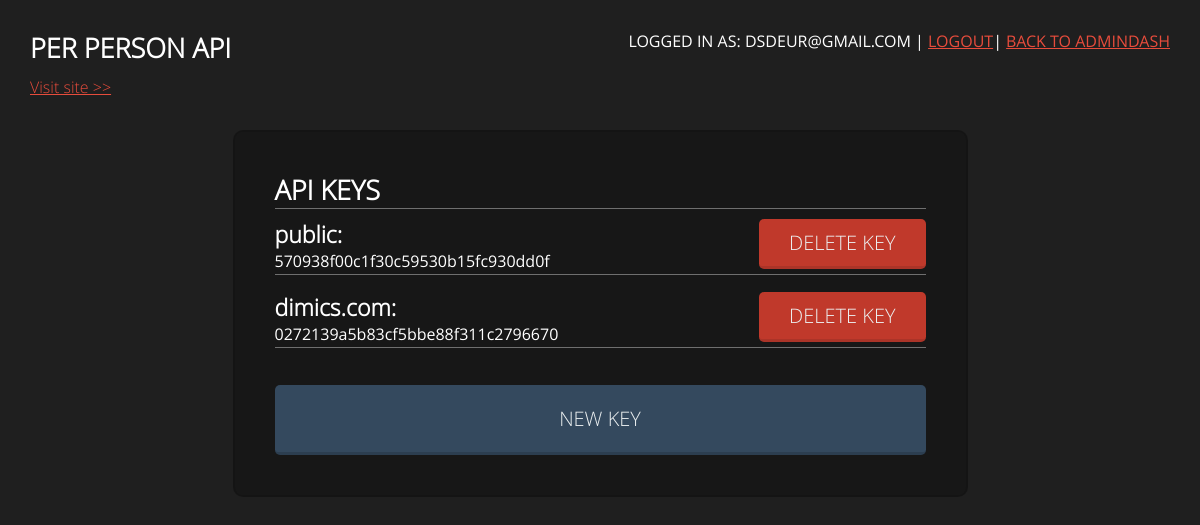
Screenshot of /admin/userconfig.php (signed in) with the database file from the repository.
### tables this page shows
CREATE TABLE IF NOT EXISTS `apikey` (
  `keyid` int(11) NOT NULL AUTO_INCREMENT,
  `url` varchar(200) NOT NULL,
  `userid` int(11) NOT NULL,
  `key` varchar(200) NOT NULL,
  PRIMARY KEY (`keyid`)
);

### inc/checklogin.php (called while the page is built, shortened)
<?php
	if(!isset($_SESSION["email"]) && !isset($_SESSION["userid"])) {
		if(!isset($loginRequired) || $loginRequired != false){
			header("Location: ../". ADMIN_PATH ."/login.php");
		}
	} else {
		$email = $_SESSION["email"];
		$userid = $_SESSION["userid"];
		$is_admin = $_SESSION["is_admin"];
	}
?>

### inc/config.php (called while the page is built, shortened)
<?php
	$config = array(
		"db" => array(
			"dbname" => "perperson",
			"username" => "root",
			"password" => "",
			"host" => "localhost"
		)
	);
	require_once("checklogin.php");
	require_once("database.php");
	$db = new Database();
?>

### inc/database.php (called while the page is built, shortened)
<?php
Class Database {
	private $mysqli = false;
	public function connect($config) {
		if(!$this->mysqli){
			$this->mysqli = new mysqli($config['db']['host'],
							   $config['db']['username'],
							   $config['db']['password'],
							   $config['db']['dbname']);
			if(mysqli_connect_error()) {
				echo mysqli_connect_error();
				return false;
			} else {
				return true;
			}
		} else {
			return true;
		}
	}
	public function getKeys($userid = false) {
		if($userid !== false) {
			$query = "SELECT * FROM apikey WHERE userid = ?";
			$stmt = $this->mysqli->prepare ($query);
			$stmt->bind_param("d", $userid);
		} else {
			$query = "SELECT * FROM apikey";
			$stmt = $this->mysqli->prepare ($query);
		}
		if(!$stmt->execute())
		{
			return false;
		}
		else {
			$result = $stmt->get_result();
			$keys = array();
			while($row = $result->fetch_array(MYSQLI_ASSOC)) {
				array_push($keys, $row);
			}
			return $keys;
		}
	}
}
?>

### admin/userconfig.php (the view, shortened to what this page needs)
<?php
	require_once("../inc/config.php");
	$keys = $db->getKeys($userid);
?>
<!DOCTYPE html>
<html>
	<head>
		<link type="text/css" rel="stylesheet" href="css/style.css" />
	</head>
	<body>
		<header>
			<div id="title">
				<h1>Per Person API</h1>
				<a href="../public/">Visit site >></a>
			</div>
			<div id="profile">
				<p>Logged in as: <?php echo $email ?> |
				<a href="../php/logout.php">Logout</a><p>
				<?php if($is_admin){
					echo " | <a href='index.php'>Back to admindash</a>";
				}?>
			</div>
		</header>
		<div id="userconfigContainer">
			<section id="userconfig">
				<h1>API Keys</h1>
				<?php
				foreach($keys as $key): ?>
				<div class="apikey">
					<div class="text">
						<h2><?php echo $key["url"]; ?>:</h2>
						<p><?php echo $key["key"]; ?></p>
					</div>
					<form action="../php/deletekey.php" method="post">
						<button type="submit" class="bttn red" name="keyid" value="<?php echo $key["keyid"] ?>">Delete key</button>
					</form>
				</div>
				<?php endforeach; ?>
				<button id="newKeyBttn" class="bttn big">New Key</button>
			</section>
		</div>
	</body>
</html>

### admin/css/style.css (style rules this page uses)
html, body, body div, span, object, iframe, h1, h2, h3, h4, h5, h6, p, blockquote, pre, abbr, address, cite, code, del, dfn, em, img, ins, kbd, q, samp, small, strong, sub, sup, var, b, i, dl, dt, dd, ol, ul, li, fieldset, form, label, legend, table, caption, tbody, tfoot, thead, tr, th, td, article, aside, figure, footer, header, hgroup, menu, nav, section, time, mark, audio, video, details, summary { margin: 0; padding: 0; border: 0; font-size: 62.5%; vertical-align: baseline; background: transparent; }
article, aside, figure, footer, header, hgroup, nav, section, details, summary { display: block; }
html { overflow-y: scroll; }
a { margin: 0; padding: 0; font-size: 100%; vertical-align: baseline; background: transparent; }
.clickable, label, input[type=button], input[type=submit], input[type=file], button { cursor: pointer; }
button, input, select, textarea { margin: 0; }
button { width: auto; overflow: visible; }
body { font-family: 'open_sanslight', Arial, Helvetica, sans-serif; color: #fff; background-color: #1f1f1f; -webkit-background-size: cover; -moz-background-size: cover; -o-background-size: cover; background-size: cover; padding-bottom: 130px; }
h1 { margin-bottom: 10px; text-transform: uppercase; font-family: 'open_sanslight', Arial, Helvetica, sans-serif; font-size: 27px; font-size: 2.7rem; font-weight: bold; }
h2 { font-size: 23px; font-size: 2.3rem; }
p { font-size: 16px; font-size: 1.6rem; font-family: 'open_sansregular', Arial, Helvetica, sans-serif; line-height: 22px; padding-bottom: 20px; text-align: justify; }
a { color: #e74c3c; font-size: 16px; font-size: 1.6rem; text-decoration: underline; }
div, span { font-size: 36px; font-size: 3.6rem; }
section, header, footer, input, select, textarea, label { font-size: 16px; font-size: 1.6rem; font-family: 'open_sanslight', Arial, Helvetica, sans-serif; }
.bttn, input[type=submit] { background: #34495E; color: #ECF0F1; display: inline-block; margin-top: 20px; padding: 10px 30px 10px 30px; font-family: 'open_sanslight', Arial, Helvetica, sans-serif; font-size: 20px; font-size: 2rem; text-transform: uppercase; border: none; text-decoration: none; border-radius: 5px; text-align: center; border-bottom: 3px solid #2C3E50; transition: background-color 0.1s ease; }
.bttn.big, input[type=submit].big { padding: 20px 30px; width: 100%; }
.bttn.red, input[type=submit].red { background: #c0392b; border-bottom: 3px solid #ab3428; }
section, aside { background: rgba(17, 17, 17, 0.5); opacity: 1.0; border-radius: 10px; padding: 40px; width: auto; border: 2px solid rgba(0, 0, 0, 0.1); width: 40%; font-size: 16px; font-size: 1.6rem; margin-bottom: 50px; }
header { padding: 30px; height: 70px; display: block; }
header #title, header h1 { float: left; }
header #title a { float: left; clear: both; }
header #profile { display: inline-block; float: right; font-size: 16px; font-size: 1.6rem; font-family: 'open_sansregular', Arial, Helvetica, sans-serif; text-transform: uppercase; }
header #profile p { float: left; }
#userconfigContainer { margin: 0 auto; max-width: 835px; }
section#userconfig, section#newKey { width: auto; margin: 50px; margin-top: 0; }
section#userconfig h1, section#newKey h1 { display: block; border-bottom: 1px solid #6f6f6f; }
.apikey { height: 50px; border-bottom: 1px solid #6f6f6f; padding-bottom: 5px; margin-bottom: 5px; width: 100%; clear: both; }
.apikey .text { float: left; }
.apikey button { margin: 0; float: right; margin-top: 0; margin-bottom: 2px; }

### rows the page displays
apikey: url "public", key "570938f00c1f30c59530b15fc930dd0f", $key["keyid"] 10 (drawn)
apikey: url "dimics.com", key "0272139a5b83cf5bbe88f311c2796670", $key["keyid"] 14 (drawn)

### other values shown
$email "DSDEUR@GMAIL.COM"
